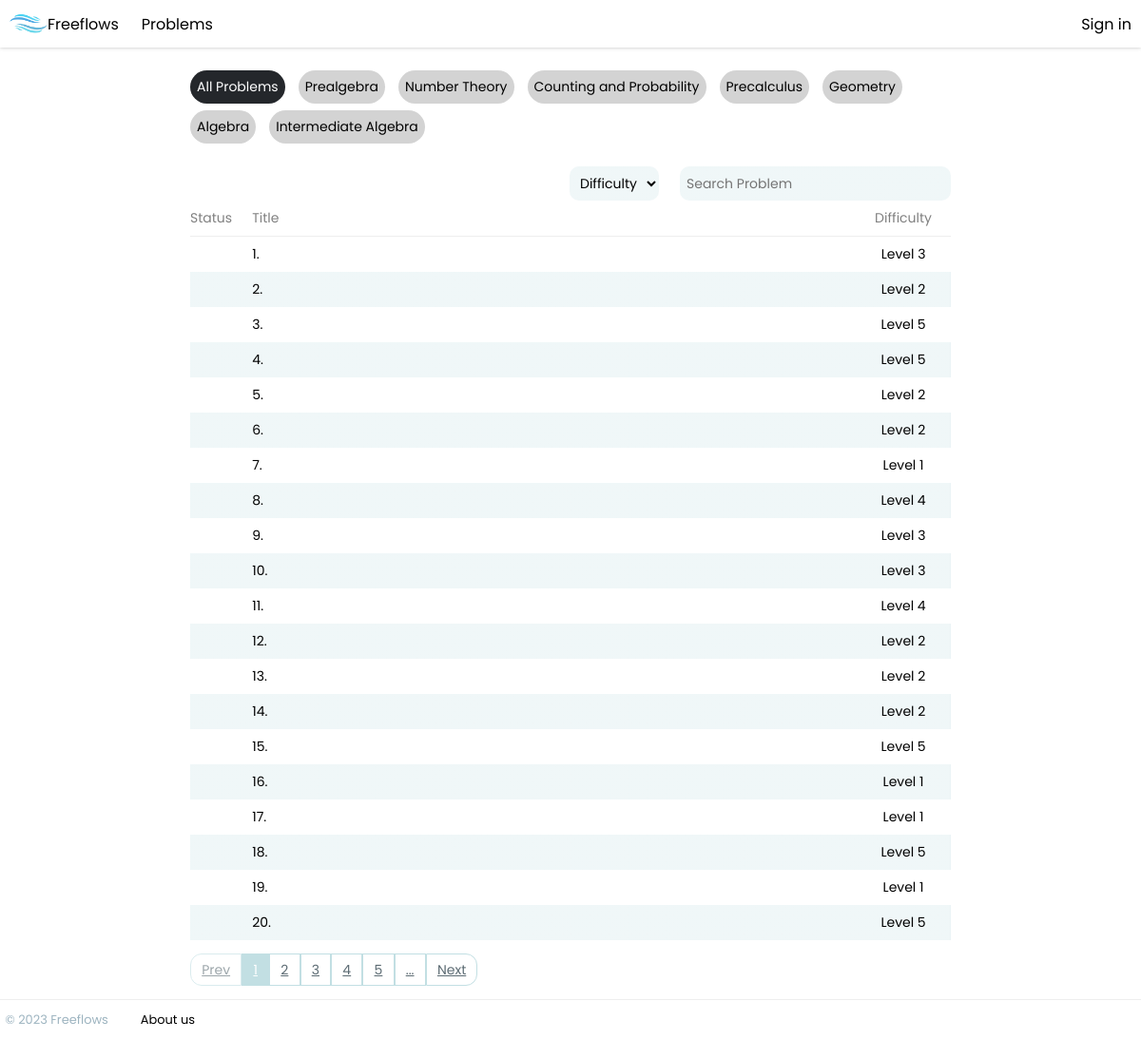
/problems/all, run on the app's committed database.
### mathtrainer/models.py (models this page shows, shortened)
class Problem(models.Model):
    class LevelChoices(models.TextChoices):
        Level_1 = 'Level 1'
        Level_2 = 'Level 2'
        Level_3 = 'Level 3'
        Level_4 = 'Level 4'
        Level_5 = 'Level 5'
    title = models.TextField(primary_key=True)
    id = models.IntegerField()
    problem = models.TextField()
    level = models.TextField()
    type = models.TextField(choices=LevelChoices.choices)
    solution = models.TextField()
    answer = models.TextField()

### mathtrainer/views.py (the view)
# urls.py: path('problems/<str:problem_type>', views.problem_set, name='problem_set'),
def problem_set(request, problem_type):
    user = request.user
    problems = Problem.objects.all().order_by('id') if problem_type == 'all' else Problem.objects.filter(
        type=problem_type).order_by('id')
    problem_filter = ProblemFilter(request.GET, queryset=problems)
    problems = problem_filter.qs
    problem_set_paginator = Paginator(problems, 20)
    page = request.GET.get('page')
    if user.is_authenticated:
        user_profile = UserProfile.objects.get(user=user)
        user_history = user_profile.history
    else:
        user_history = {}
    problems = problem_set_paginator.get_page(page)
    return render(request,
                  'problem_set.html',
                  {'problems': problems, 'problem_type': problem_type, 'filter': problem_filter,
                   'user_history': user_history})

### mathtrainer/templatetags/custom_filters.py (called while the page is built)
@register.filter
def titleize(string):
    string = string.replace('-', ' ')
    string = titlecase(string)
    return string

@register.simple_tag
def page_limits(curr_page, page_limit, num_pages):
    lower_limit = curr_page // page_limit * page_limit + 1
    higher_limit = (curr_page // page_limit + 1) * page_limit + 1
    if curr_page % page_limit == 0:
        lower_limit = curr_page - page_limit + 1
        higher_limit = curr_page + 1
    higher_limit = num_pages + 1 if higher_limit > num_pages else higher_limit
    if higher_limit == lower_limit:
        higher_limit += 1
    return range(lower_limit, higher_limit)

@register.filter
def get_status(item, user_history):
    if str(item.id) in user_history.keys():
        return user_history[str(item.id)]
    else:
        return ''

### mathtrainer/templates/problem_set.html (shortened to what this page needs)
{% extends 'base.html' %}
{% load static %}
{% load custom_filters %}
{% block content %}
    <div class="problem-table-container">
        <div class="filter-btn-container">
            <a class="{% if problem_type == 'all' %}active{% endif %}" href="/problems/all">All Problems</a>
            <a class="{% if problem_type == 'prealgebra' %}active{% endif %}" href="/problems/prealgebra">Prealgebra</a>
            <a class="{% if problem_type == 'number-theory' %}active{% endif %}" href="/problems/number-theory">Number
                Theory</a>
            <a class="{% if problem_type == 'counting-and-probability' %}active{% endif %}"
               href="/problems/counting-and-probability">Counting and Probability</a>
            <a class="{% if problem_type == 'precalculus' %}active{% endif %}"
               href="/problems/precalculus">Precalculus</a>
            <a class="{% if problem_type == 'geometry' %}active{% endif %}" href="/problems/geometry">Geometry</a>
            <a class="{% if problem_type == 'algebra' %}active{% endif %}" href="/problems/algebra">Algebra</a>
            <a class="{% if problem_type == 'intermediate-algebra' %}active{% endif %}"
               href="/problems/intermediate-algebra">Intermediate Algebra</a>
        </div>
        <form id="filter" method="get" action=""  autocomplete="off">
            {{ filter.form }}
        </form>
        <table class="problem-table">
            <thead>
            <tr>
                <td class="status-cell">Status</td>
                <td class="title-cell">Title</td>
                <td class="difficulty-cell">Difficulty</td>
            </tr>
            </thead>
            {% for item in problems %}
                <tr>
                    <td class="status-cell">
                    </td>
                    <td class="title-cell"><a
                            href="/problem/{{ item.title }}">{{ item.id }}. {{ item.title | titleize }}</a></td>
                    <td class="difficulty-cell"> {{ item.level }}</td>
                </tr>
            {% endfor %}
        </table>
        <ul class="page-nav-container">
            <li class="{% if not problems.has_previous %}disabled{% endif %}"><a
                    href="?page={% if problems.has_previous %}{{ problems.previous_page_number }}{% endif %}">Prev</a>
            </li>
            {% page_limits problems.number 5 problems.paginator.num_pages as page_limits %}
            {% for page in page_limits %}
                {% if 'page' in request.get_full_path %}
                	<li class="{% if page == problems.number %}active{% endif %}"><a href="{{ request.get_full_path|slice:":-1" }}{{ page }}">{{ page }}</a>
                {% elif '?' in request.get_full_path%}
                    <li class="{% if page == problems.number %}active{% endif %}"><a href="{{ request.get_full_path }}&page={{ page }}">{{ page }}</a>
                {% else %}
                    <li class="{% if page == problems.number %}active{% endif %}"><a href="{{ request.get_full_path }}?page={{ page }}">{{ page }}</a>
                {% endif %}
                </li>
            {% endfor %}
            {% if page_limits.0|add:5 <= problems.paginator.num_pages %}
                <li><a href="?page={{ page_limits.0|add:5 }}">...</a></li>
            {% endif %}
            <li class="{% if not problems.has_next %}disabled{% endif %}"><a
                    href="?page={% if problems.has_next %}{{ problems.next_page_number }}{% endif %}">Next</a></li>
        </ul>
    </div>
{% endblock %}

### mathtrainer/templates/base.html (shortened to what this page needs)
<!DOCTYPE html>
{% load static %}
<html lang="en">
<head>
    <link
            rel="preload"
            as="style"
            href="{% static 'css/style.css' %}"
            onload="this.rel = 'stylesheet'"
    />
</head>
<body>
<header>
    <div class='nav-container'>
        <a class='nav-link' id="logo" href={% url 'home' %}>
            <img src="{% static 'img/logo.png' %}">
            Freeflows
        <a class='nav-link' id="logo" href='/problems/all'>Problems</a>
        {% if user.is_authenticated %}
            <a class="nav-link" href="{% url 'logout' %}">Sign out</a>
        {% else %}
            <a class='nav-link' href={% url 'login' %}>Sign in</a>
        {% endif %}
    </div>
</header>
<main>
    {% block content %} {% endblock %}
</main>
<footer>
    <div class='footer-container'>
        <p>© 2023 Freeflows</p>
        <a class='nav-link' href={% url 'about' %}>About us</a>
    </div>
</footer>
</body>
</html>

### mathtrainer/static/css/style.css (style rules this page uses)
* { box-sizing: border-box; }
body { display: block; font-family: Poppins, sans-serif; overflow-x: hidden; margin: 0; }
main { display: flex; margin-left: auto; margin-right: auto; min-height: 87vh; flex-wrap: wrap; align-self: center; justify-content: center; }
footer * { display: flex; margin: auto 0; width: fit-content; align-self: center; padding: 0.2em; text-decoration: none; font-size: 0.9em; }
a, a:visited, a:hover, a:active { color: inherit; }

### data on the page
Problem: id "1", level "Level 3"
Problem: id "2", level "Level 2"
Problem: id "3", level "Level 5"
Problem: id "4", level "Level 5"
Problem: id "5", level "Level 2"
Problem: id "6", level "Level 2"
Problem: id "7", level "Level 1"
Problem: id "8", level "Level 4"
Problem: id "9", level "Level 3"
Problem: id "10", level "Level 3"
Problem: id "11", level "Level 4"
Problem: id "12", level "Level 2"
Problem: id "13", level "Level 2"
Problem: id "14", level "Level 2"
Problem: id "15", level "Level 5"
Problem: id "16", level "Level 1"
Problem: id "17", level "Level 1"
Problem: id "18", level "Level 5"
Problem: id "19", level "Level 1"
Problem: id "20", level "Level 5"

### other printed values
{{ page }} "1" "2" "3" "4" "5"
